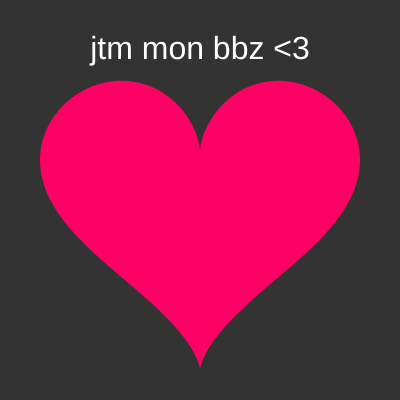
Frame 1 (no input)
Frame 60 (no input): identical to frame 1, image omitted
Frame 120 (the mouse pressed at the canvas centre since frame 60): identical to frame 1, image omitted

The p5.js sketch that drew this single still picture (run headless with seeded random() and noise() and a simulated clock; from frame 60 on, the mouse is pressed at the canvas centre):

// p5.js sketch
// ── sketch.js
function setup() {
  createCanvas(400, 400);
    background(51);

    fill(255);
    textSize(32);
    textAlign(CENTER,CENTER);
    text("jtm mon bbz <3", width/2, height/8);

    noStroke();
    fill(255, 0, 100);
    translate(width/2, height/2);
    beginShape();
    for(let t = 0; t < TWO_PI; t+=0.01){
      let x = 16*sin(t)**3;
      let y = 13*cos(t) - 5*cos(2*t) - 2*cos(3*t) - cos(4*t);
      vertex(-x*10,-y*10);
    }
    endShape(CLOSE);
}

function draw() {
}
